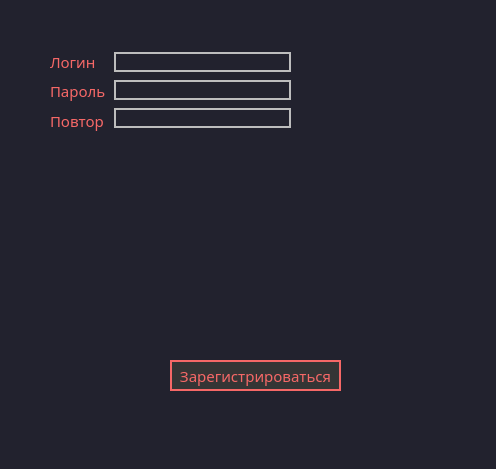
<?xml version="1.0" encoding="UTF-8"?>
<ui version="4.0">
 <class>Registration</class>
 <widget class="QWidget" name="Registration">
  <property name="geometry">
   <rect>
    <x>0</x>
    <y>0</y>
    <width>496</width>
    <height>469</height>
   </rect>
  </property>
  <property name="sizePolicy">
   <sizepolicy hsizetype="Fixed" vsizetype="Fixed">
    <horstretch>0</horstretch>
    <verstretch>0</verstretch>
   </sizepolicy>
  </property>
  <property name="windowTitle">
   <string>Form</string>
  </property>
  <property name="styleSheet">
   <string notr="true">background-color: #22222e</string>
  </property>
  <widget class="QPushButton" name="pushButton">
   <property name="geometry">
    <rect>
     <x>170</x>
     <y>360</y>
     <width>171</width>
     <height>31</height>
    </rect>
   </property>
   <property name="font">
    <font>
     <family>Montserrat</family>
     <pointsize>11</pointsize>
    </font>
   </property>
   <property name="styleSheet">
    <string notr="true">background-color: rgb(53, 53, 53);
color: #f66867;
border: 2px solid #f66867;
border-radius: 30px;
border-color: #f66867;

</string>
   </property>
   <property name="text">
    <string>Зарегистрироваться</string>
   </property>
   <property name="checkable">
    <bool>false</bool>
   </property>
   <property name="checked">
    <bool>false</bool>
   </property>
   <property name="default">
    <bool>false</bool>
   </property>
   <property name="flat">
    <bool>false</bool>
   </property>
  </widget>
  <widget class="QWidget" name="layoutWidget">
   <property name="geometry">
    <rect>
     <x>50</x>
     <y>50</y>
     <width>241</width>
     <height>82</height>
    </rect>
   </property>
   <layout class="QHBoxLayout" name="horizontalLayout">
    <item>
     <layout class="QVBoxLayout" name="verticalLayout_14">
      <item>
       <widget class="QLabel" name="label_13">
        <property name="font">
         <font>
          <family>Montserrat</family>
          <pointsize>11</pointsize>
         </font>
        </property>
        <property name="styleSheet">
         <string notr="true">background-color: #22222e;
color: #f66867;</string>
        </property>
        <property name="text">
         <string>Логин</string>
        </property>
       </widget>
      </item>
      <item>
       <widget class="QLabel" name="label_14">
        <property name="font">
         <font>
          <family>Montserrat</family>
          <pointsize>11</pointsize>
         </font>
        </property>
        <property name="styleSheet">
         <string notr="true">background-color: #22222e;
color: #f66867;</string>
        </property>
        <property name="text">
         <string>Пароль</string>
        </property>
       </widget>
      </item>
      <item>
       <widget class="QLabel" name="label_15">
        <property name="font">
         <font>
          <family>Montserrat</family>
          <pointsize>11</pointsize>
         </font>
        </property>
        <property name="styleSheet">
         <string notr="true">background-color: #22222e;
color: #f66867;</string>
        </property>
        <property name="text">
         <string>Повтор </string>
        </property>
       </widget>
      </item>
     </layout>
    </item>
    <item>
     <layout class="QVBoxLayout" name="verticalLayout_13">
      <item>
       <widget class="QLineEdit" name="lineEdit_13">
        <property name="styleSheet">
         <string notr="true">background-color: #22222e;
color:rgb(194, 184, 168);
border:2px solid rgb(189, 189, 189);
</string>
        </property>
       </widget>
      </item>
      <item>
       <widget class="QLineEdit" name="lineEdit_14">
        <property name="styleSheet">
         <string notr="true">background-color: #22222e;
color:rgb(194, 184, 168);
border:2px solid rgb(189, 189, 189);</string>
        </property>
        <property name="echoMode">
         <enum>QLineEdit::Normal</enum>
        </property>
        <property name="clearButtonEnabled">
         <bool>false</bool>
        </property>
       </widget>
      </item>
      <item>
       <widget class="QLineEdit" name="lineEdit_15">
        <property name="styleSheet">
         <string notr="true">background-color: #22222e;
color:rgb(194, 184, 168);
border:2px solid rgb(189, 189, 189);</string>
        </property>
        <property name="echoMode">
         <enum>QLineEdit::Normal</enum>
        </property>
        <property name="clearButtonEnabled">
         <bool>false</bool>
        </property>
       </widget>
      </item>
     </layout>
    </item>
   </layout>
  </widget>
 </widget>
 <resources/>
 <connections/>
</ui>
